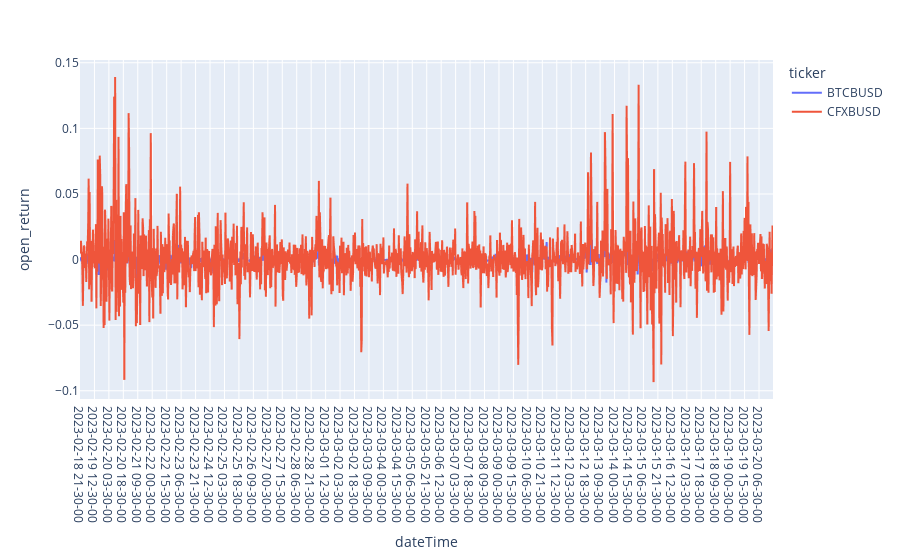

Here is the notebook cell this chart was saved with:
### Code cell
px.line(ticker_data_df.reset_index(), 'dateTime', 'open_return', color='ticker')

### Figure 1 — Plotly figure (JSON) as saved in the notebook; plotly's stock layout.template omitted (floating-point values rounded to 4 significant figures; data arrays with more than 128 entries replaced by an {"elided": "..."} marker saying what was removed)
{"data": [{"hovertemplate": "ticker=BTCBUSD<br>dateTime=%{x}<br>open_return=%{y}<extra></extra>", "legendgroup": "BTCBUSD", "line": {"color": "#636efa", "dash": "solid"}, "marker": {"symbol": "circle"}, "mode": "lines", "name": "BTCBUSD", "showlegend": true, "type": "scattergl", "x": {"elided": "1440 str values"}, "xaxis": "x", "y": {"elided": "1440 float values"}, "yaxis": "y"}, {"hovertemplate": "ticker=CFXBUSD<br>dateTime=%{x}<br>open_return=%{y}<extra></extra>", "legendgroup": "CFXBUSD", "line": {"color": "#EF553B", "dash": "solid"}, "marker": {"symbol": "circle"}, "mode": "lines", "name": "CFXBUSD", "showlegend": true, "type": "scattergl", "x": {"elided": "1440 str values"}, "xaxis": "x", "y": {"elided": "1440 float values"}, "yaxis": "y"}], "layout": {"legend": {"title": {"text": "ticker"}, "tracegroupgap": 0}, "margin": {"t": 60}, "xaxis": {"anchor": "y", "domain": [0, 1], "title": {"text": "dateTime"}}, "yaxis": {"anchor": "x", "domain": [0, 1], "title": {"text": "open_return"}}}}
